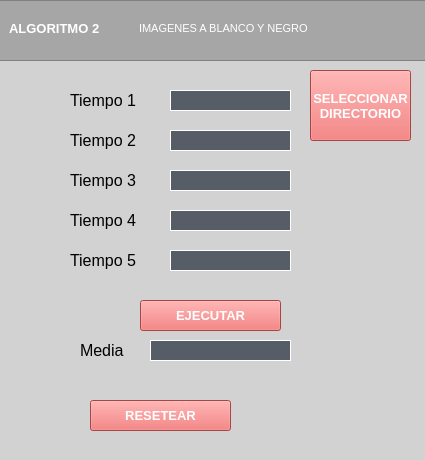
<?xml version="1.0" encoding="UTF-8"?>
<ui version="4.0">
 <class>Algoritmo2Window</class>
 <widget class="QWidget" name="Algoritmo2Window">
  <property name="geometry">
   <rect>
    <x>0</x>
    <y>0</y>
    <width>425</width>
    <height>460</height>
   </rect>
  </property>
  <property name="focusPolicy">
   <enum>Qt::NoFocus</enum>
  </property>
  <property name="windowTitle">
   <string>Algoritmo 2</string>
  </property>
  <property name="windowIcon">
   <iconset resource="icon.qrc">
    <normaloff>:/icon.png</normaloff>:/icon.png</iconset>
  </property>
  <property name="styleSheet">
   <string notr="true">background-color: rgb(210, 210, 210);</string>
  </property>
  <widget class="QFrame" name="cabeceraAlg2">
   <property name="geometry">
    <rect>
     <x>-1</x>
     <y>0</y>
     <width>431</width>
     <height>61</height>
    </rect>
   </property>
   <property name="styleSheet">
    <string notr="true">background-color: rgb(166, 166, 166);</string>
   </property>
   <property name="frameShape">
    <enum>QFrame::StyledPanel</enum>
   </property>
   <property name="frameShadow">
    <enum>QFrame::Raised</enum>
   </property>
   <widget class="QLabel" name="TituloCabecera">
    <property name="geometry">
     <rect>
      <x>10</x>
      <y>20</y>
      <width>91</width>
      <height>16</height>
     </rect>
    </property>
    <property name="font">
     <font>
      <pointsize>10</pointsize>
      <weight>75</weight>
      <bold>true</bold>
     </font>
    </property>
    <property name="styleSheet">
     <string notr="true">color: rgb(255, 255, 255);</string>
    </property>
    <property name="text">
     <string>ALGORITMO 2</string>
    </property>
   </widget>
   <widget class="QLabel" name="Texto">
    <property name="geometry">
     <rect>
      <x>140</x>
      <y>20</y>
      <width>401</width>
      <height>16</height>
     </rect>
    </property>
    <property name="font">
     <font>
      <pointsize>8</pointsize>
      <weight>50</weight>
      <bold>false</bold>
     </font>
    </property>
    <property name="styleSheet">
     <string notr="true">color: rgb(255, 255, 255);</string>
    </property>
    <property name="text">
     <string>IMAGENES A BLANCO Y NEGRO</string>
    </property>
   </widget>
  </widget>
  <widget class="QLabel" name="tiempo1textoAlg2">
   <property name="geometry">
    <rect>
     <x>70</x>
     <y>90</y>
     <width>71</width>
     <height>20</height>
    </rect>
   </property>
   <property name="font">
    <font>
     <pointsize>12</pointsize>
     <weight>50</weight>
     <bold>false</bold>
    </font>
   </property>
   <property name="text">
    <string>Tiempo 1</string>
   </property>
  </widget>
  <widget class="QLabel" name="tiempo2textoAlg2">
   <property name="geometry">
    <rect>
     <x>70</x>
     <y>130</y>
     <width>71</width>
     <height>20</height>
    </rect>
   </property>
   <property name="font">
    <font>
     <pointsize>12</pointsize>
    </font>
   </property>
   <property name="text">
    <string>Tiempo 2</string>
   </property>
  </widget>
  <widget class="QLabel" name="tiempo5textoAlg2">
   <property name="geometry">
    <rect>
     <x>70</x>
     <y>250</y>
     <width>71</width>
     <height>20</height>
    </rect>
   </property>
   <property name="font">
    <font>
     <pointsize>12</pointsize>
    </font>
   </property>
   <property name="text">
    <string>Tiempo 5</string>
   </property>
  </widget>
  <widget class="QLabel" name="tiempo4textoAlg2">
   <property name="geometry">
    <rect>
     <x>70</x>
     <y>210</y>
     <width>71</width>
     <height>20</height>
    </rect>
   </property>
   <property name="font">
    <font>
     <pointsize>12</pointsize>
    </font>
   </property>
   <property name="text">
    <string>Tiempo 4</string>
   </property>
  </widget>
  <widget class="QLabel" name="tiempo3textoAlg2">
   <property name="geometry">
    <rect>
     <x>70</x>
     <y>170</y>
     <width>71</width>
     <height>20</height>
    </rect>
   </property>
   <property name="font">
    <font>
     <pointsize>12</pointsize>
    </font>
   </property>
   <property name="text">
    <string>Tiempo 3</string>
   </property>
  </widget>
  <widget class="QLabel" name="tiempo4Alg2">
   <property name="geometry">
    <rect>
     <x>170</x>
     <y>210</y>
     <width>121</width>
     <height>21</height>
    </rect>
   </property>
   <property name="font">
    <font>
     <pointsize>10</pointsize>
     <weight>75</weight>
     <bold>true</bold>
    </font>
   </property>
   <property name="styleSheet">
    <string notr="true">background-color: rgb(86, 93, 103);
border-color: rgb(255, 255, 255);
border-style: solid;
color: rgb(255, 255, 255);
border-width: 1px
</string>
   </property>
   <property name="text">
    <string/>
   </property>
  </widget>
  <widget class="QLabel" name="tiempo1Alg2">
   <property name="geometry">
    <rect>
     <x>170</x>
     <y>90</y>
     <width>121</width>
     <height>21</height>
    </rect>
   </property>
   <property name="font">
    <font>
     <pointsize>10</pointsize>
     <weight>75</weight>
     <bold>true</bold>
    </font>
   </property>
   <property name="styleSheet">
    <string notr="true">background-color: rgb(86, 93, 103);
border-color: rgb(255, 255, 255);
border-style: solid;
color: rgb(255, 255, 255);
border-width: 1px
</string>
   </property>
   <property name="text">
    <string/>
   </property>
  </widget>
  <widget class="QLabel" name="tiempo2Alg2">
   <property name="geometry">
    <rect>
     <x>170</x>
     <y>130</y>
     <width>121</width>
     <height>21</height>
    </rect>
   </property>
   <property name="font">
    <font>
     <pointsize>10</pointsize>
     <weight>75</weight>
     <bold>true</bold>
    </font>
   </property>
   <property name="styleSheet">
    <string notr="true">background-color: rgb(86, 93, 103);
border-color: rgb(255, 255, 255);
border-style: solid;
color: rgb(255, 255, 255);
border-width: 1px
</string>
   </property>
   <property name="text">
    <string/>
   </property>
  </widget>
  <widget class="QLabel" name="tiempo5Alg2">
   <property name="geometry">
    <rect>
     <x>170</x>
     <y>250</y>
     <width>121</width>
     <height>21</height>
    </rect>
   </property>
   <property name="font">
    <font>
     <pointsize>10</pointsize>
     <weight>75</weight>
     <bold>true</bold>
    </font>
   </property>
   <property name="styleSheet">
    <string notr="true">background-color: rgb(86, 93, 103);
border-color: rgb(255, 255, 255);
border-style: solid;
color: rgb(255, 255, 255);
border-width: 1px
</string>
   </property>
   <property name="text">
    <string/>
   </property>
  </widget>
  <widget class="QLabel" name="tiempo3Alg2">
   <property name="geometry">
    <rect>
     <x>170</x>
     <y>170</y>
     <width>121</width>
     <height>21</height>
    </rect>
   </property>
   <property name="font">
    <font>
     <pointsize>10</pointsize>
     <weight>75</weight>
     <bold>true</bold>
    </font>
   </property>
   <property name="styleSheet">
    <string notr="true">background-color: rgb(86, 93, 103);
border-color: rgb(255, 255, 255);
border-style: solid;
color: rgb(255, 255, 255);
border-width: 1px
</string>
   </property>
   <property name="text">
    <string/>
   </property>
  </widget>
  <widget class="QPushButton" name="ExecuteAlg2">
   <property name="geometry">
    <rect>
     <x>140</x>
     <y>300</y>
     <width>141</width>
     <height>31</height>
    </rect>
   </property>
   <property name="font">
    <font>
     <pointsize>10</pointsize>
     <weight>75</weight>
     <bold>true</bold>
    </font>
   </property>
   <property name="autoFillBackground">
    <bool>false</bool>
   </property>
   <property name="styleSheet">
    <string notr="true">background-color:rgb(234, 96, 96);
color: rgb(255, 255, 255);
border-color: rgb(234, 96, 96);


</string>
   </property>
   <property name="text">
    <string>EJECUTAR</string>
   </property>
  </widget>
  <widget class="QPushButton" name="ResetAlg2">
   <property name="geometry">
    <rect>
     <x>90</x>
     <y>400</y>
     <width>141</width>
     <height>31</height>
    </rect>
   </property>
   <property name="font">
    <font>
     <pointsize>10</pointsize>
     <weight>75</weight>
     <bold>true</bold>
    </font>
   </property>
   <property name="autoFillBackground">
    <bool>false</bool>
   </property>
   <property name="styleSheet">
    <string notr="true">background-color:rgb(234, 96, 96);
color: rgb(255, 255, 255);
border-color: rgb(234, 96, 96);


</string>
   </property>
   <property name="text">
    <string>RESETEAR</string>
   </property>
  </widget>
  <widget class="QLabel" name="tiempoMediotextoAlg2">
   <property name="geometry">
    <rect>
     <x>80</x>
     <y>340</y>
     <width>71</width>
     <height>20</height>
    </rect>
   </property>
   <property name="font">
    <font>
     <pointsize>12</pointsize>
    </font>
   </property>
   <property name="text">
    <string>Media</string>
   </property>
  </widget>
  <widget class="QLabel" name="tiempoMedioAlg2">
   <property name="geometry">
    <rect>
     <x>150</x>
     <y>340</y>
     <width>141</width>
     <height>21</height>
    </rect>
   </property>
   <property name="font">
    <font>
     <pointsize>10</pointsize>
     <weight>75</weight>
     <bold>true</bold>
    </font>
   </property>
   <property name="styleSheet">
    <string notr="true">background-color: rgb(86, 93, 103);
border-color: rgb(255, 255, 255);
border-style: solid;
color: rgb(255, 255, 255);
border-width: 1px
</string>
   </property>
   <property name="text">
    <string/>
   </property>
  </widget>
  <widget class="QPushButton" name="SelectDirAlg2">
   <property name="geometry">
    <rect>
     <x>310</x>
     <y>70</y>
     <width>101</width>
     <height>71</height>
    </rect>
   </property>
   <property name="font">
    <font>
     <pointsize>10</pointsize>
     <weight>75</weight>
     <bold>true</bold>
    </font>
   </property>
   <property name="autoFillBackground">
    <bool>false</bool>
   </property>
   <property name="styleSheet">
    <string notr="true">background-color:rgb(234, 96, 96);
color: rgb(255, 255, 255);
border-color: rgb(234, 96, 96);


</string>
   </property>
   <property name="text">
    <string>SELECCIONAR 
DIRECTORIO</string>
   </property>
  </widget>
 </widget>
 <resources>
  <include location="icon.qrc"/>
 </resources>
 <connections/>
</ui>
